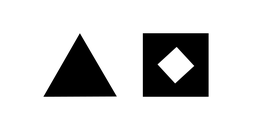
#> input picture img/Shapes.png, 267 x 133 px, shrunk from 800 x 400 before the run, found by its file name; its folder holds 4 pictures in this run
$ python main.py
#> lines starting #> are read from the running program, lines starting #| are printed output that depends on the picture; after the words box and inside, x2 and y2 are one past the last pixel; in counts of white or black regions, pixels touching at a corner belong together
### filters/RGB.py
import numpy as np
from functools import reduce


class RGB:
    def normalizeRGB(self, rgb):
        return rgb / 255.0

    def calculate_hue(self, max_value, min_value, red, green, blue):
        delta = max_value - min_value
        if delta == 0:
            return 0.0
        if max_value == red and green >= blue:
            return 60 * (green - blue) / delta
        if max_value == red and green < blue:
            return 60 * (green - blue) / delta + 360
        if max_value == green:
            return 60 * (blue - red) / delta + 110
        if max_value == blue:
            return 60 * (red - green) / delta + 240

    def toHSB(self, np_image):
        result = np.zeros(np_image.shape)
        (row, col, _) = np_image.shape

        for i in range(0, row):
            for j in range(0, col):
                (red, green, blue) = self.normalizeRGB(np_image[i, j])
                max_value = max(red, max(green, blue))
                min_value = min(red, min(green, blue))
                hue = self.calculate_hue(max_value, min_value, red, green, blue)
                saturation = 0.0
                if max_value != 0:
                    saturation = 1.0 - (min_value / max_value)
                result[i, j] = (hue, saturation, max_value)

        return result

    def negative(self, np_image):
        result = np.zeros(np_image.shape)
        (row, col, _) = np_image.shape

        for i in range(0, row):
            for j in range(0, col):
                result[i, j] = 255.0 - np_image[i, j]
        return result

### filters/HSB.py
import numpy as np
import math
from functools import reduce


class HSB:
    def fractional_colors(self, hue, saturation, brightness):
        sectorPos = hue / 60.0
        sectorNumber = int(math.floor(sectorPos))
        fractionalSector = sectorPos - sectorNumber

        p = brightness * (1.0 - saturation)
        q = brightness * (1.0 - (saturation * fractionalSector))
        t = brightness * (1.0 - (saturation * (1 - fractionalSector)))

        if sectorNumber == 0:
            return (brightness, t, q)
        if sectorNumber == 1:
            return (q, brightness, p)
        if sectorNumber == 2:
            return (p, brightness, t)
        if sectorNumber == 3:
            return (p, q, brightness)
        if sectorNumber == 4:
            return (t, p, brightness)
        if sectorNumber == 5:
            return (brightness, p, q)

    def toRGB(self, np_image):
        (row, col, _) = np_image.shape
        result = np.zeros((row, col, 3))
        for i in range(0, row):
            for j in range(0, col):
                (hue, saturation, brightness) = np_image[i, j]

                if saturation == 0:
                    result[i, j] = (brightness, brightness, brightness)
                    continue
                (r, g, b) = self.fractional_colors(hue, saturation, brightness)
                result[i, j] = (r * 255.0, g * 255.0, b * 255.0)

        return result

    def set_hue_degree(self, degree, np_image):
        (row, col, _) = np_image.shape
        result = np.zeros((row, col, 3))
        for i in range(0, row):
            for j in range(0, col):
                (h, s, b) = np_image[i, j]
                result[i, j] = ((h + degree) % 360, s, b)
        return result

    def set_hue(self, value, np_image):
        (row, col, _) = np_image.shape
        result = np.zeros((row, col, 3))
        for i in range(0, row):
            for j in range(0, col):
                (_, s, b) = np_image[i, j]
                h = 0.0
                if value > 360.0:
                    h = 360.0
                elif value > 0:
                    h = value
                result[i, j] = (h, s, b)
        return result

    def set_saturation(self, value, np_image):
        (row, col, _) = np_image.shape
        result = np.zeros((row, col, 3))
        for i in range(0, row):
            for j in range(0, col):
                (h, _, b) = np_image[i, j]
                s = 0.0
                if value > 1.0:
                    s = 1.0
                elif value > 0:
                    s = value
                result[i, j] = (h, s, b)
        return result

    def set_saturation_degree(self, degree, np_image):
        (row, col, _) = np_image.shape
        result = np.zeros((row, col, 3))
        for i in range(0, row):
            for j in range(0, col):
                (h, s, b) = np_image[i, j]
                result[i, j] = (h, (s + degree) % 1, b)
                result[i, j] = (h, s, b)
        return result

    def negative(self, np_image):
        result = np.zeros(np_image.shape)
        (row, col, _) = np_image.shape
        for i in range(0, row):
            for j in range(0, col):
                (h, s, b) = np_image[i, j]
                result[i, j] = (h, s, 1 - b)
        return result

### main.py
import cv2
from filters.HSB import HSB
from filters.RGB import RGB


def load_image(image_path):
    try:
        img = cv2.imread(image_path, cv2.IMREAD_UNCHANGED)
        if img is None:
            raise FileNotFoundError
        return img
    except FileNotFoundError:
        print("Não foi possível encontrar a imagem.")
        return None


def save_image(output_path, image):
    image_converted = cv2.convertScaleAbs(image)
    cv2.imwrite(output_path, image_converted)


def main():
    # Carregar a imagem
    name_img = input("Informe o nome da imagem a ser tratada: ")
#> the answer given: img/DancingInWater.jpg
    image_format = input("Informe o formato da imagem: ")
#> the answer given: img/Shapes.png
    image_path = f"img/{name_img}.{image_format}"
    img_original = load_image(image_path)
#> in load_image, img is the input picture: shape (133, 267, 3); min 0, max 255, mean 213.1

    if img_original is None:
        return

    rgb = RGB()
    hsb = HSB()

    # 1. Conversão RGB-HSB-RGB
    img_hsb = rgb.toHSB(img_original)
#> after the loop in toHSB, `for i in range(0, row):`:
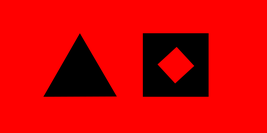
#> result: shape (133, 267, 3) float64; mean B, G, R 0, 0, 0.836
    save_image(f"output/q1/{name_img}_RGB_HSB.{image_format}", img_hsb)

    img_RGB_HSB_RGB = hsb.toRGB(img_hsb)
    save_image(f"output/q1/{name_img}_RGB_HSB_RGB.{image_format}", img_RGB_HSB_RGB)
#> in save_image (call 2), `image_converted = cv2.convertScaleAbs(image)`:
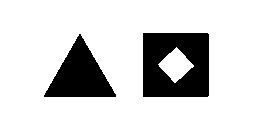
#> image_converted: shape (133, 267, 3); values 0 (black) and 1 (white), 83.4% white; 2 black regions, box (x1, y1, x2, y2) and area: (143, 33, 209, 97) 3551, (44, 34, 116, 97) 2353

    # 2. Alteração de matiz e saturação no HSB
    color = float(input("Informe um valor de 0 a 360 para ser a cor da matiz:"))
#> the answer given: 3
    img_hue_change_value = hsb.set_hue(color, img_hsb)
#> after the loop in set_hue, `for i in range(0, row):`:
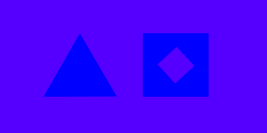
#> result: shape (133, 267, 3) float64; mean B, G, R 3, 0, 0.836; drawn with min black and max white
    save_image(
        f"output/q2/{name_img}_hue_change_value.{image_format}", img_hue_change_value
    )
    save_image(
        f"output/q2/{name_img}_hue_change_valueRGB.{image_format}",
        hsb.toRGB(img_hue_change_value),
    )

    degree = float(input("Informe um valor de 0 a 360 para somar no grau da matiz:"))
#> the answer given: 3
    img_hue_change_degree = hsb.set_hue_degree(degree, img_hsb)
    save_image(
        f"output/q2/{name_img}_hue_change_degree.{image_format}", img_hue_change_degree
    )
    save_image(
        f"output/q2/{name_img}_hue_change_degreeRGB.{image_format}",
        hsb.toRGB(img_hue_change_degree),
    )

    saturation = float(input("Informe um valor de 0 a 1 para ser a saturação:"))
#> the answer given: 1
    img_saturation_change_value = hsb.set_saturation(saturation, img_hsb)
#> after the loop in set_saturation, `for i in range(0, row):`:
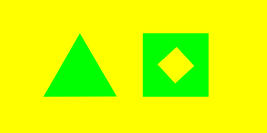
#> result: shape (133, 267, 3) float64; mean B, G, R 0, 1, 0.836
    save_image(
        f"output/q2/{name_img}_saturation_change_value.{image_format}",
        img_saturation_change_value,
    )
    save_image(
        f"output/q2/{name_img}_saturation_change_valueRGB.{image_format}",
        hsb.toRGB(img_saturation_change_value),
    )
#> after the loop in toRGB (call 4), `for i in range(0, row):`:
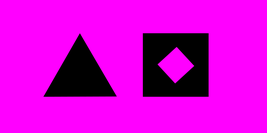
#> result: shape (133, 267, 3) float64; mean B, G, R 213.1, 0, 213.1

    degree = float(input("Informe um valor de 0 a 1 para somar no grau da saturação:"))
#> the answer given: 1
    img_saturation_change_degree = hsb.set_saturation_degree(degree, img_hsb)
    save_image(
        f"output/q2/{name_img}_saturation_change_degree.{image_format}",
        img_saturation_change_degree,
    )
    save_image(
        f"output/q2/{name_img}_saturation_change_degreeRGB.{image_format}",
        hsb.toRGB(img_saturation_change_degree),
    )

    # 3. Negativo em RGB e na banda V do HSV
    img_negative_RGB = rgb.negative(img_original)
#> after the loop in negative, `for i in range(0, row):`:
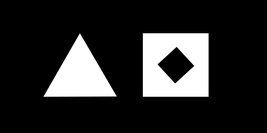
#> result: shape (133, 267, 3) float64; min 0, max 255, mean 41.9
    save_image(f"output/q3/{name_img}_negative_rgb.{image_format}", img_negative_RGB)

    img_negative_HSB = hsb.negative(img_hsb)
#> after the loop in negative, `for i in range(0, row):`:
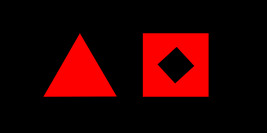
#> result: shape (133, 267, 3) float64; mean B, G, R 0, 0, 0.164
    save_image(f"output/q3/{name_img}_negative_hsb.{image_format}", img_negative_HSB)
    save_image(
        f"output/q3/{name_img}_negative_hsb_rgb.{image_format}",
        hsb.toRGB(img_negative_HSB),
    )


if __name__ == "__main__":
    main()
